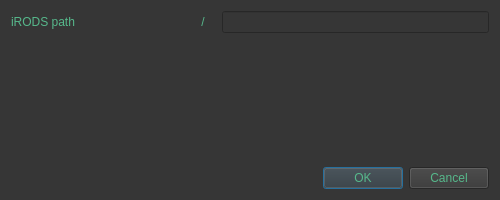
<?xml version="1.0" encoding="UTF-8"?>
<ui version="4.0">
 <class>Dialog</class>
 <widget class="QDialog" name="Dialog">
  <property name="geometry">
   <rect>
    <x>0</x>
    <y>0</y>
    <width>500</width>
    <height>200</height>
   </rect>
  </property>
  <property name="minimumSize">
   <size>
    <width>500</width>
    <height>200</height>
   </size>
  </property>
  <property name="maximumSize">
   <size>
    <width>500</width>
    <height>200</height>
   </size>
  </property>
  <property name="windowTitle">
   <string>New Collection</string>
  </property>
  <property name="styleSheet">
   <string notr="true">color: rgb(86, 184, 139);
background-color: rgb(54, 54, 54);</string>
  </property>
  <layout class="QVBoxLayout" name="verticalLayout">
   <item>
    <layout class="QHBoxLayout" name="horizontalLayout">
     <item>
      <widget class="QLabel" name="label">
       <property name="text">
        <string>iRODS path                                      /</string>
       </property>
      </widget>
     </item>
     <item>
      <spacer name="horizontalSpacer">
       <property name="orientation">
        <enum>Qt::Horizontal</enum>
       </property>
       <property name="sizeType">
        <enum>QSizePolicy::Minimum</enum>
       </property>
       <property name="sizeHint" stdset="0">
        <size>
         <width>10</width>
         <height>20</height>
        </size>
       </property>
      </spacer>
     </item>
     <item>
      <widget class="QLineEdit" name="collPathLine"/>
     </item>
    </layout>
   </item>
   <item>
    <widget class="QLabel" name="errorLabel">
     <property name="styleSheet">
      <string notr="true">color: rgb(164, 0, 0);</string>
     </property>
     <property name="text">
      <string/>
     </property>
    </widget>
   </item>
   <item>
    <spacer name="verticalSpacer">
     <property name="orientation">
      <enum>Qt::Vertical</enum>
     </property>
     <property name="sizeType">
      <enum>QSizePolicy::Minimum</enum>
     </property>
     <property name="sizeHint" stdset="0">
      <size>
       <width>20</width>
       <height>10</height>
      </size>
     </property>
    </spacer>
   </item>
   <item>
    <widget class="QDialogButtonBox" name="buttonBox">
     <property name="orientation">
      <enum>Qt::Horizontal</enum>
     </property>
     <property name="standardButtons">
      <set>QDialogButtonBox::Cancel|QDialogButtonBox::Ok</set>
     </property>
    </widget>
   </item>
  </layout>
 </widget>
 <resources/>
 <connections>
  <connection>
   <sender>buttonBox</sender>
   <signal>accepted()</signal>
   <receiver>Dialog</receiver>
   <slot>accept()</slot>
   <hints>
    <hint type="sourcelabel">
     <x>248</x>
     <y>254</y>
    </hint>
    <hint type="destinationlabel">
     <x>157</x>
     <y>274</y>
    </hint>
   </hints>
  </connection>
  <connection>
   <sender>buttonBox</sender>
   <signal>rejected()</signal>
   <receiver>Dialog</receiver>
   <slot>reject()</slot>
   <hints>
    <hint type="sourcelabel">
     <x>316</x>
     <y>260</y>
    </hint>
    <hint type="destinationlabel">
     <x>286</x>
     <y>274</y>
    </hint>
   </hints>
  </connection>
 </connections>
</ui>
